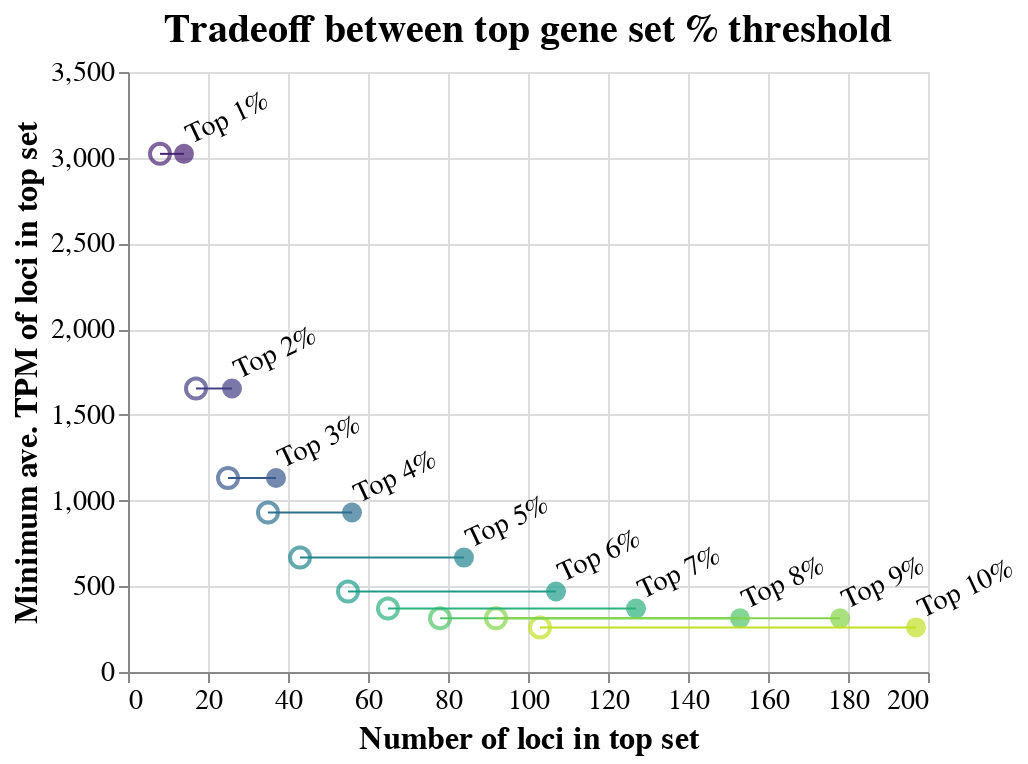

This figure's notebook cell:
### Code cell
num_genes_layer = alt.Chart(tradeoff_df).mark_circle(size=100).encode(
    x=alt.X('loc_count:Q', axis=alt.Axis(title='Number of loci in top set')),
    y=alt.Y('min_exp:Q', axis=alt.Axis(title='Minimum ave. TPM of loci in top set')),
    #x='loc_count:Q',
    #y='min_exp:Q',
    color=alt.Color('n:O', scale=alt.Scale(scheme='viridis'),legend=None),
    tooltip=[alt.Tooltip('n:Q', title='Top N%'),
             alt.Tooltip('loc_count:Q', title='Num loci in top set'),
             alt.Tooltip('loc_count_filt:Q', title='Num loci in top set after operon filtering'),
             alt.Tooltip('min_exp:Q', title='Min. ave. expr. in top set')
            ]
)

op_ex_layer = alt.Chart(tradeoff_df).mark_point(size=100).encode(
    x='loc_count_filt:Q',
    y='min_exp:Q',
    color=alt.Color('n:O', scale=alt.Scale(scheme='viridis'),legend=None),
    tooltip=[alt.Tooltip('n:Q', title='Top N%'),
             alt.Tooltip('loc_count:Q', title='Num loci in top set'),
             alt.Tooltip('loc_count_filt:Q', title='Num loci in top set after operon filtering'),
             alt.Tooltip('min_exp:Q', title='Min. ave. expr. in top set')
             ]
)

rule = alt.Chart(tradeoff_df).mark_rule().encode(
    x='loc_count_filt:Q',
    x2='loc_count:Q',
    y='min_exp:Q',
    color=alt.Color('n:O', scale=alt.Scale(scheme='viridis'),legend=None),
)

text = alt.Chart(tradeoff_df).mark_text(
    align='left',
    baseline='middle',
    angle=335,
    dx=5,
    dy=-7,
    size=14,
    color='black'
).encode(
    x='loc_count:Q',
    y='min_exp:Q',
    text=alt.Text('n:N'),
    #color=alt.Color('n:O', scale=alt.Scale(scheme='viridis'),legend=None),
).transform_calculate(n='"Top " + datum.n + "%"')

# combine layers into chart
chart = num_genes_layer + op_ex_layer + rule + text

# final chart configs
chart.properties(
    title='Tradeoff between top gene set % threshold'
).configure_title(
    fontSize=20,
).configure_axis(
    labelFontSize=14,
    titleFontSize=16
)

### Figure 1 — Vega-Lite specification as saved in the notebook (floating-point values rounded to 4 significant figures)
{"config": {"view": {"continuousWidth": 400, "continuousHeight": 300}, "axis": {"labelFontSize": 14, "titleFontSize": 16}, "title": {"fontSize": 20}}, "layer": [{"mark": {"type": "circle", "size": 100}, "encoding": {"color": {"type": "ordinal", "field": "n", "legend": null, "scale": {"scheme": "viridis"}}, "tooltip": [{"type": "quantitative", "field": "n", "title": "Top N%"}, {"type": "quantitative", "field": "loc_count", "title": "Num loci in top set"}, {"type": "quantitative", "field": "loc_count_filt", "title": "Num loci in top set after operon filtering"}, {"type": "quantitative", "field": "min_exp", "title": "Min. ave. expr. in top set"}], "x": {"type": "quantitative", "axis": {"title": "Number of loci in top set"}, "field": "loc_count"}, "y": {"type": "quantitative", "axis": {"title": "Minimum ave. TPM of loci in top set"}, "field": "min_exp"}}}, {"mark": {"type": "point", "size": 100}, "encoding": {"color": {"type": "ordinal", "field": "n", "legend": null, "scale": {"scheme": "viridis"}}, "tooltip": [{"type": "quantitative", "field": "n", "title": "Top N%"}, {"type": "quantitative", "field": "loc_count", "title": "Num loci in top set"}, {"type": "quantitative", "field": "loc_count_filt", "title": "Num loci in top set after operon filtering"}, {"type": "quantitative", "field": "min_exp", "title": "Min. ave. expr. in top set"}], "x": {"type": "quantitative", "field": "loc_count_filt"}, "y": {"type": "quantitative", "field": "min_exp"}}}, {"mark": "rule", "encoding": {"color": {"type": "ordinal", "field": "n", "legend": null, "scale": {"scheme": "viridis"}}, "x": {"type": "quantitative", "field": "loc_count_filt"}, "x2": {"field": "loc_count"}, "y": {"type": "quantitative", "field": "min_exp"}}}, {"mark": {"type": "text", "align": "left", "angle": 335, "baseline": "middle", "color": "black", "dx": 5, "dy": -7, "size": 14}, "encoding": {"text": {"type": "nominal", "field": "n"}, "x": {"type": "quantitative", "field": "loc_count"}, "y": {"type": "quantitative", "field": "min_exp"}}, "transform": [{"calculate": "\"Top \" + datum.n + \"%\"", "as": "n"}]}], "data": {"name": "data-29352f19b76db6673fedcc2ec0518b04"}, "title": "Tradeoff between top gene set % threshold", "$schema": "https://vega.github.io/schema/vega-lite/v4.0.2.json", "datasets": {"data-29352f19b76db6673fedcc2ec0518b04": [{"n": 1, "loc_count": 14, "loc_count_filt": 8, "min_exp": 3023.0}, {"n": 2, "loc_count": 26, "loc_count_filt": 17, "min_exp": 1653.0}, {"n": 3, "loc_count": 37, "loc_count_filt": 25, "min_exp": 1132.0}, {"n": 4, "loc_count": 56, "loc_count_filt": 35, "min_exp": 930.2}, {"n": 5, "loc_count": 84, "loc_count_filt": 43, "min_exp": 667.5}, {"n": 6, "loc_count": 107, "loc_count_filt": 55, "min_exp": 469.3}, {"n": 7, "loc_count": 127, "loc_count_filt": 65, "min_exp": 369.8}, {"n": 8, "loc_count": 153, "loc_count_filt": 78, "min_exp": 313.0}, {"n": 9, "loc_count": 178, "loc_count_filt": 92, "min_exp": 313.0}, {"n": 10, "loc_count": 197, "loc_count_filt": 103, "min_exp": 260.0}]}}
